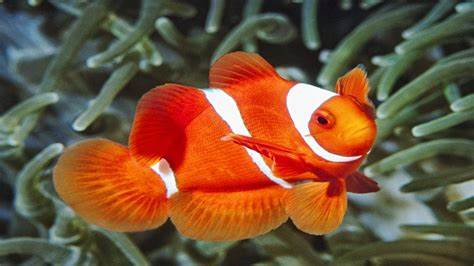
%> input picture Minggu 3/ikan.jpg, 474 x 266 px
$ octave acara2.m   (GNU Octave 9; MATLAB toolbox functions it lacks are replaced by stand-ins)
%> lines starting %> are read from the running program, lines starting %| are printed output that depends on the picture
gambar = imread('ikan.jpg');
%> gambar is the input picture: size 266x474x3 uint8; mean R, G, B 116.4, 84.5, 59.1
ikan = gambar (:,:,3);
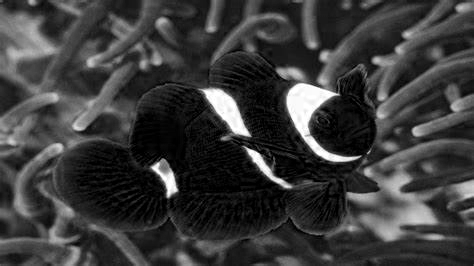
%> ikan: size 266x474 uint8; min 0, max 255, mean 59.1
negasi = 255-ikan;
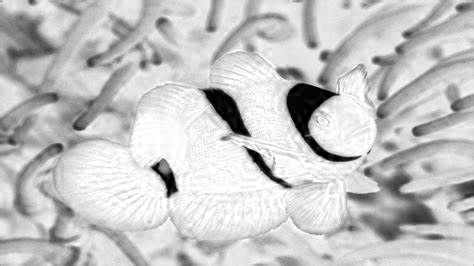
%> negasi: size 266x474 uint8; min 0, max 255, mean 195.9

subplot(1,6,1),imshow(gambar),title('Citra Asli');
subplot(1,6,2),imshow(ikan),title('Citra Grayscale');
subplot(1,6,3),imshow(negasi),title('Citra Negasi');
subplot(1,6,4),imhist(gambar),title('Histogram Citra Asli');
subplot(1,6,5),imhist(ikan),title('Histogram Citra Grayscale');
subplot(1,6,6),imhist(negasi),title('Histogram Citra Negasi');
%> after `title('Histogram Citra Negasi')`:
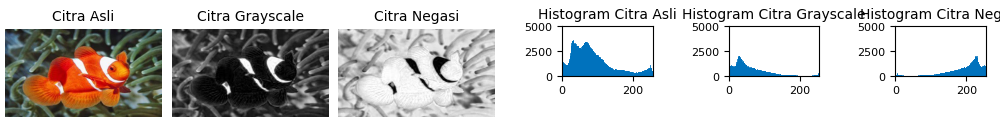
%> figure redrawn from the program's plot data, 6 panels

$ run again, with Minggu 3/kopi.jpg copied over Minggu 3/ikan.jpg
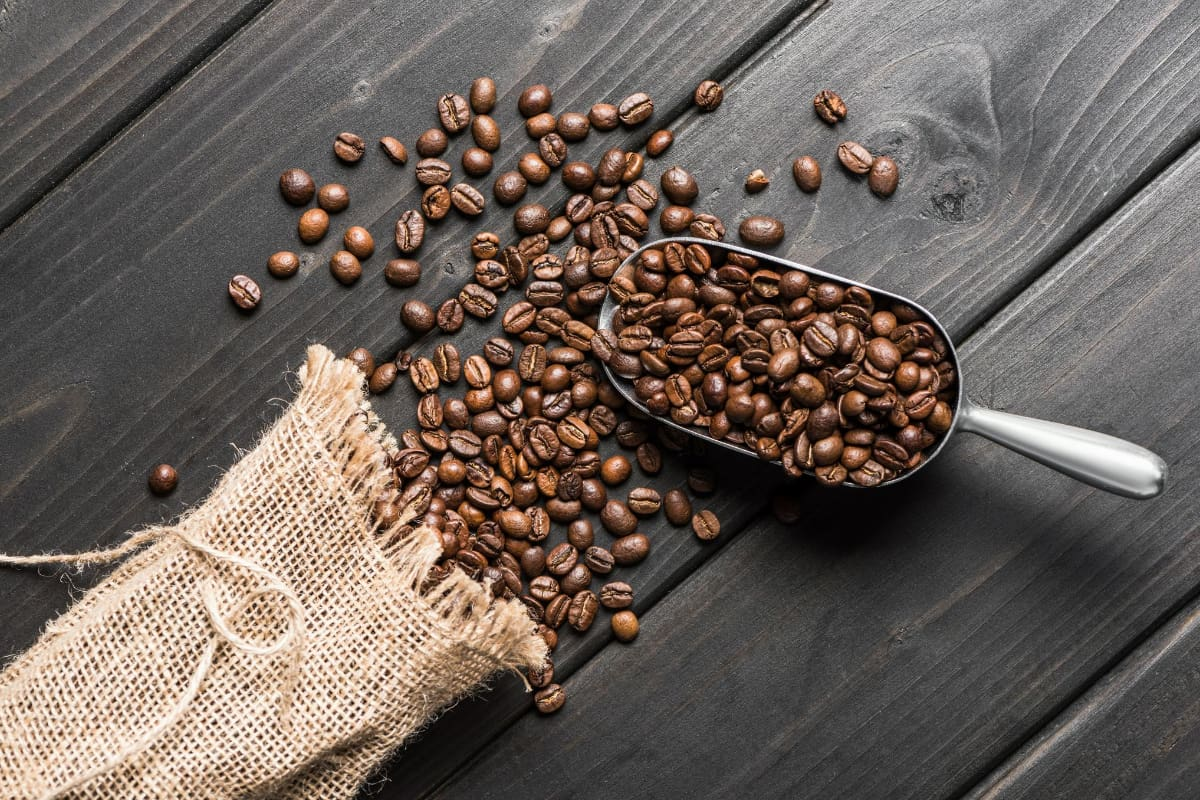
%> input picture Minggu 3/kopi.jpg, 1200 x 800 px
%> gambar is the input picture: size 800x1200x3 uint8; mean R, G, B 107.9, 97.1, 90.1
%> `ikan = gambar (:,:,3);`:
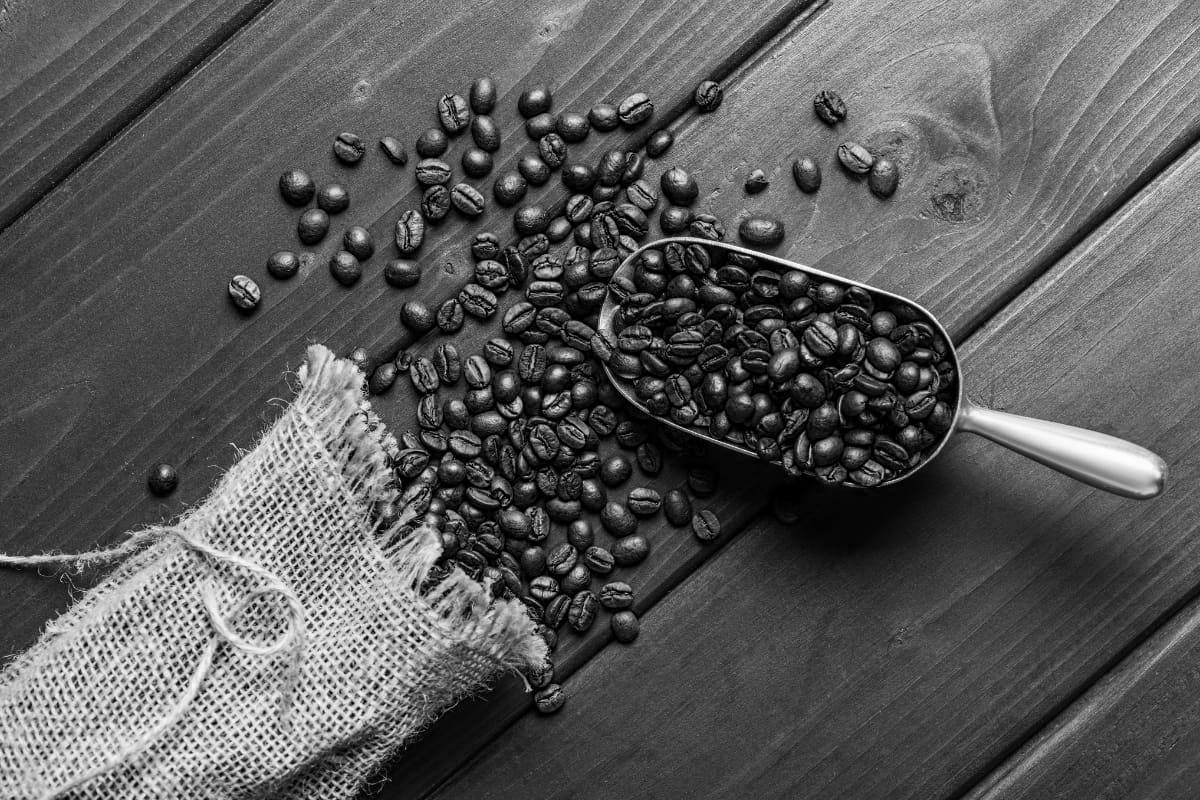
%> ikan: size 800x1200 uint8; min 0, max 255, mean 90.1
%> `negasi = 255-ikan;`:
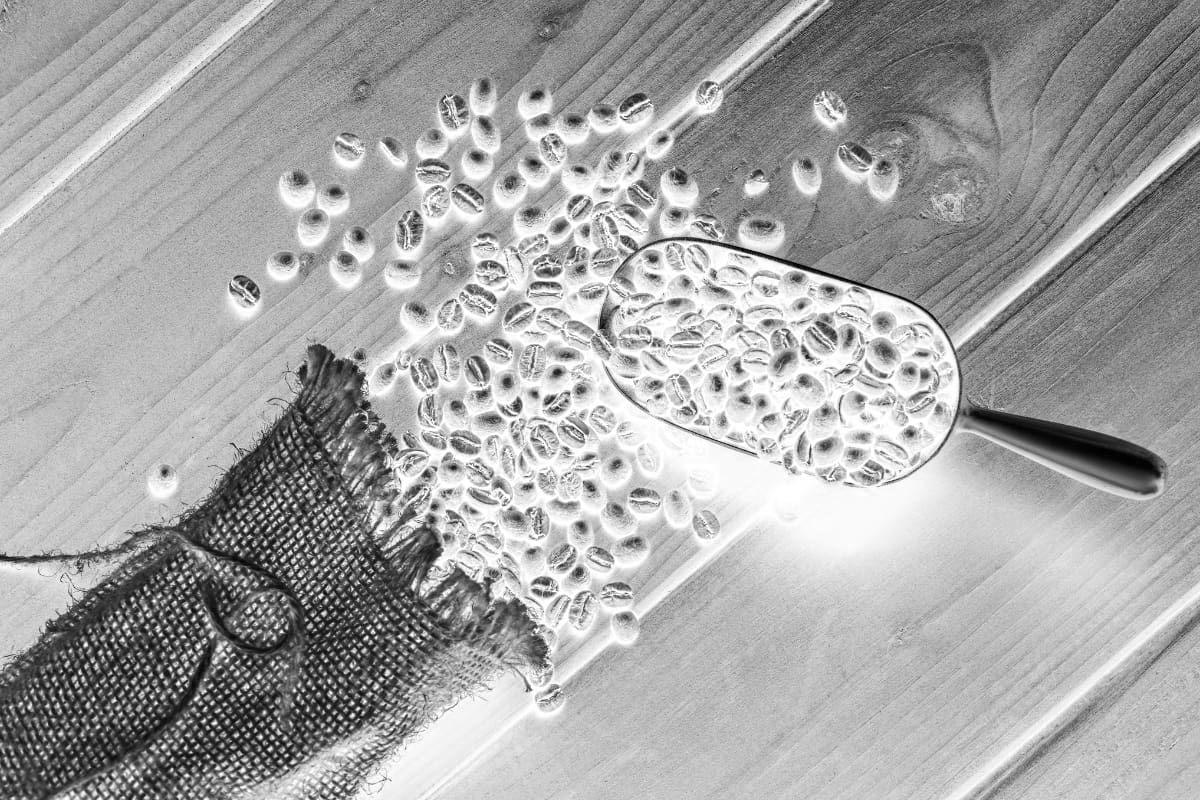
%> negasi: size 800x1200 uint8; min 0, max 255, mean 164.9
